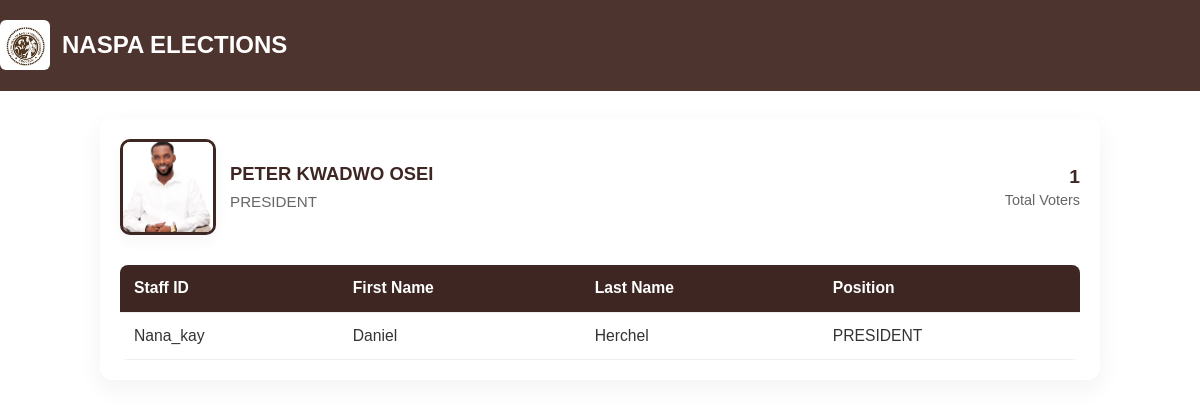
/main/candidate-voters/12/, run on an earlier commit of the app's database.
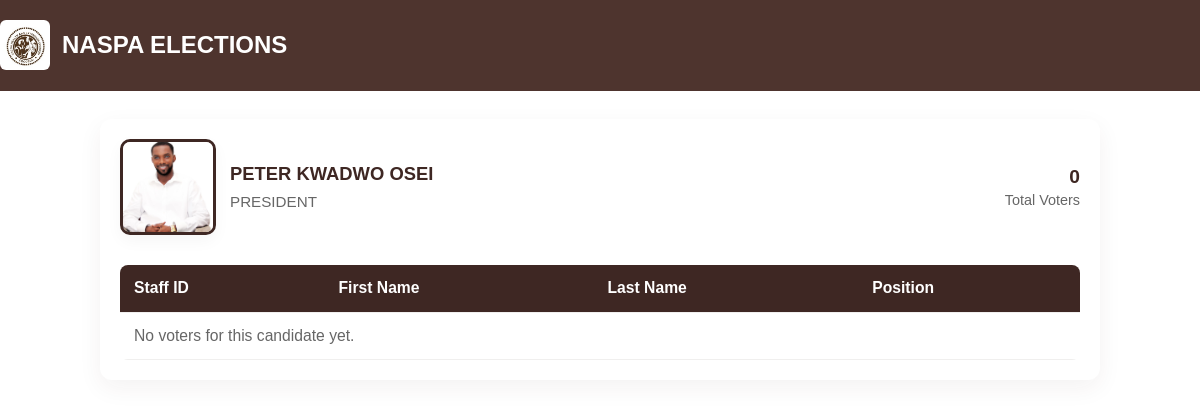
And on a later commit of the database.
### main/models.py (models this page shows, shortened)
class Vote(models.Model):
    SINGLE_CANDIDATE = 'single'
    MULTIPLE_CANDIDATES = 'multiple'
    voter = models.ForeignKey(User, on_delete=models.CASCADE, related_name='votes')
    position = models.ForeignKey(Position, on_delete=models.CASCADE)
    candidate = models.ForeignKey(Candidate, on_delete=models.CASCADE)
    vote_type = models.CharField(max_length=20, default=SINGLE_CANDIDATE)
    choice = models.CharField(max_length=10)
    timestamp = models.DateTimeField(auto_now_add=True)
    class Meta:
        unique_together = ('voter', 'position')

class Position(models.Model):
    position_name = models.CharField(max_length=100)
    description = models.TextField()

### main/views.py (the view)
# urls.py: path('candidate-voters/<int:candidate_id>/', main_views.candidate_voters, name='candidate_voters'),
def candidate_voters(request, candidate_id):
    candidate = Candidate.objects.get(id=candidate_id)
    votes = Vote.objects.filter(candidate=candidate).select_related('voter', 'position')
    voters = [vote.voter for vote in votes]
    return render(request, 'main/candidate_voters.html', {
        'candidate': candidate,
        'votes': votes,
        'voters': voters,
    })

### main/context_processors.py (called while the page is built)
def timezone_context(request):
    return {
        'timezone': timezone,
    }

### main/templates/main/candidate_voters.html (shortened to what this page needs)
{% extends "main/base.html" %}
{% load static %}
{% block extra_css %}
<link rel="stylesheet" href="{% static 'css/candidate_voters.css' %}">
{% endblock %}
{% block content %}
<div class="candidate-voters-container">
    <div class="header-row">
        <div class="candidate-summary">
            <img src="{{ candidate.photo.url }}" class="candidate-photo" alt="{{ candidate.candidate_name.first_name }}">
            <div class="candidate-meta">
                <div class="candidate-title">{{ candidate.candidate_name.first_name }} {{ candidate.candidate_name.last_name }}</div>
                <div class="candidate-position">{{ candidate.candidate_position.position_name }}</div>
            </div>
        </div>
        <div class="stats">
            <div class="stat-item">
                <div class="stat-value">{{ votes|length }}</div>
                <div class="stat-label">Total Voters</div>
            </div>
        </div>
    </div>
    <div class="table-wrap">
        <table class="voters-table">
            <thead>
                <tr>
                    <th>Staff ID</th>
                    <th>First Name</th>
                    <th>Last Name</th>
                    <th>Position</th>
                </tr>
            </thead>
            <tbody>
                {% for vote in votes %}
                <tr>
                    <td>{{ vote.voter.username }}</td>
                    <td>{{ vote.voter.first_name }}</td>
                    <td>{{ vote.voter.last_name }}</td>
                    <td>{{ vote.position.position_name }}</td>
                </tr>
                {% empty %}
                <tr>
                    <td colspan="4" class="no-voters">No voters for this candidate yet.</td>
                </tr>
                {% endfor %}
            </tbody>
        </table>
    </div>
</div>
{% endblock %}

What changed in the data, as far as the page shows it:
removed Vote: voter.username "Nana_kay", voter.first_name "Daniel", voter.last_name "Herchel", position.position_name "PRESIDENT"
Also different on the page:
{{ votes|length }}: "1" → "0"
text now shown: "No voters for this candidate yet."
